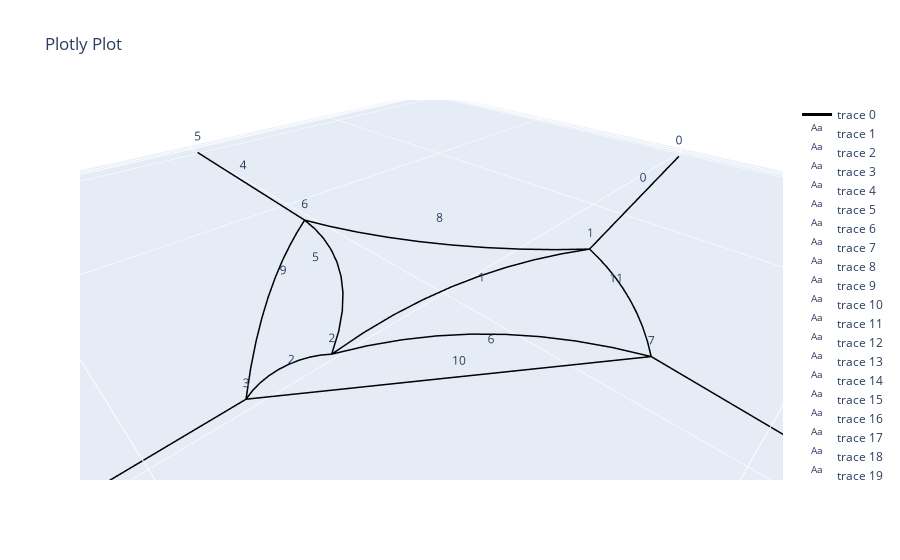

Here is the notebook cell this chart was saved with:
### Markdown cell above
### Step 3: Define elements as a curves
An (optional) optimization algorithm finds the vertex locations minimizing abs(l1-l0). Next the (optimized) network is scaled down, and edges are defined as arcs.

available error functions in the optimization algorithms are:
- 'no optimization' : Network is scaled down directly, and no alogirthm is applied
- 'standard'        : a standard L2-norm quantifies the error
- 'sigmoid'         : a sigmoid function skews the L2-norm to penalize too short edges more (b>0) or too long edges more (b<0)

Preliminary results shows best results using a standard L2 error function

### Code cell
# net.initialize_shape_optimizer(function_type = 'no optimization',  method = 'L-BFGS-B', params = None)
# net.initialize_shape_optimizer(function_type = 'standard',  method = 'L-BFGS-B',options ={"maxiter": 10000, "maxfun": 1500000, "maxls": 5000})
net.initialize_shape_optimizer(function_type = 'standard',  method = 'Gauss-Seidel',options ={"maxiter": 1000, "damping": .1, "correction_scalar": 1.5, "tol": 1e-6})
# net.initialize_shape_optimizer(function_type = 'standard',  method = 'trust-constr')
# net.initialize_shape_optimizer(function_type = 'sigmoid',  method = 'L-BFGS-B', params = {'a': 4, 'b': -1})
net.optimize_vertices()
reference_point = [0,0,0]                         # The network will be scaler relative to this point
net.scale_vertices(reference_point, net.l_scalar, account_for_leafs = True) # If you don't provide a scalar, it will use network.l_scalar automatically

# #  You can plot the scaled network like this
# # net.net_plot(color=True, plot_type='scaled')

# # Determine the Radius and Angle of the circle that define the arc of each element
R, th = net.arc_param()
# # for the arc length (net.l1 * net.l_scalar) is used unless specified otherwise, for the cord length (net.l0) is used unless specified otherwise
xyz = net.arc_points(n = 10) 

net.net_plot(color=True, plot_type='arcs', elables=True, vlabels = True)
# net.net_plot(color=True, plot_type='optimized', elables=False, vlabels = False)

# np.min(R/net.l0), net.l_scalar, np.min(net.l0 - net.l1), np.max(net.l0 - net.l1)
net.l_scalar

### Figure 1 — Plotly figure (JSON) as saved in the notebook; plotly's stock layout.template omitted (floating-point values rounded to 4 significant figures; data arrays with more than 128 entries replaced by an {"elided": "..."} marker saying what was removed)
{"data": [{"line": {"color": "black", "width": 3}, "mode": "lines", "type": "scatter3d", "x": {"elided": "132 float values"}, "y": {"elided": "132 float values"}, "z": {"elided": "132 int values"}}, {"mode": "text", "text": ["0"], "type": "scatter3d", "x": [-62.78], "y": [5.929], "z": [0]}, {"mode": "text", "text": ["1"], "type": "scatter3d", "x": [-3.791], "y": [4.883], "z": [0]}, {"mode": "text", "text": ["2"], "type": "scatter3d", "x": [28.5], "y": [-0.8922], "z": [0]}, {"mode": "text", "text": ["3"], "type": "scatter3d", "x": [66.51], "y": [-0.7473], "z": [0]}, {"mode": "text", "text": ["4"], "type": "scatter3d", "x": [1.312], "y": [-69.27], "z": [0]}, {"mode": "text", "text": ["5"], "type": "scatter3d", "x": [12.25], "y": [-19.87], "z": [0]}, {"mode": "text", "text": ["6"], "type": "scatter3d", "x": [6.643], "y": [15.5], "z": [0]}, {"mode": "text", "text": ["7"], "type": "scatter3d", "x": [-5.179], "y": [63.78], "z": [0]}, {"mode": "text", "text": ["8"], "type": "scatter3d", "x": [-13.84], "y": [-14.49], "z": [0]}, {"mode": "text", "text": ["9"], "type": "scatter3d", "x": [18.45], "y": [-20.27], "z": [0]}, {"mode": "text", "text": ["10"], "type": "scatter3d", "x": [12.85], "y": [15.1], "z": [0]}, {"mode": "text", "text": ["11"], "type": "scatter3d", "x": [-19.44], "y": [20.88], "z": [0]}, {"mode": "text", "text": ["0"], "type": "scatter3d", "x": [-95.68], "y": [1.599], "z": [0]}, {"mode": "text", "text": ["1"], "type": "scatter3d", "x": [-29.87], "y": [10.26], "z": [0]}, {"mode": "text", "text": ["2"], "type": "scatter3d", "x": [22.29], "y": [-0.4942], "z": [0]}, {"mode": "text", "text": ["3"], "type": "scatter3d", "x": [34.7], "y": [-1.29], "z": [0]}, {"mode": "text", "text": ["4"], "type": "scatter3d", "x": [98.31], "y": [-0.2044], "z": [0]}, {"mode": "text", "text": ["5"], "type": "scatter3d", "x": [0.4214], "y": [-99.3], "z": [0]}, {"mode": "text", "text": ["6"], "type": "scatter3d", "x": [2.202], "y": [-39.25], "z": [0]}, {"mode": "text", "text": ["7"], "type": "scatter3d", "x": [-9.003], "y": [31.49], "z": [0]}, {"mode": "text", "text": ["8"], "type": "scatter3d", "x": [-1.355], "y": [96.06], "z": [0]}], "layout": {"scene": {"aspectmode": "data"}, "title": {"text": "Plotly Plot"}}}
